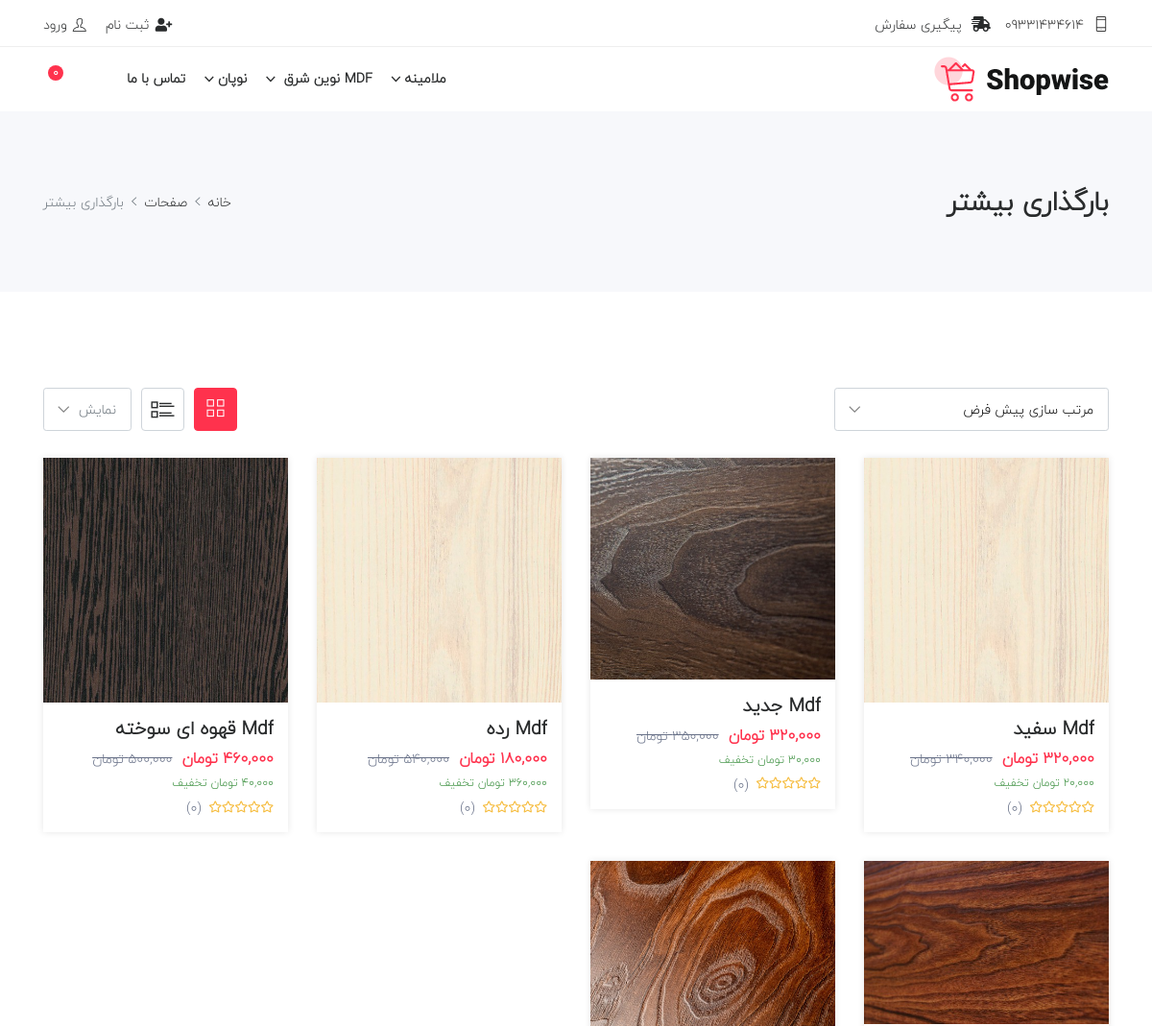
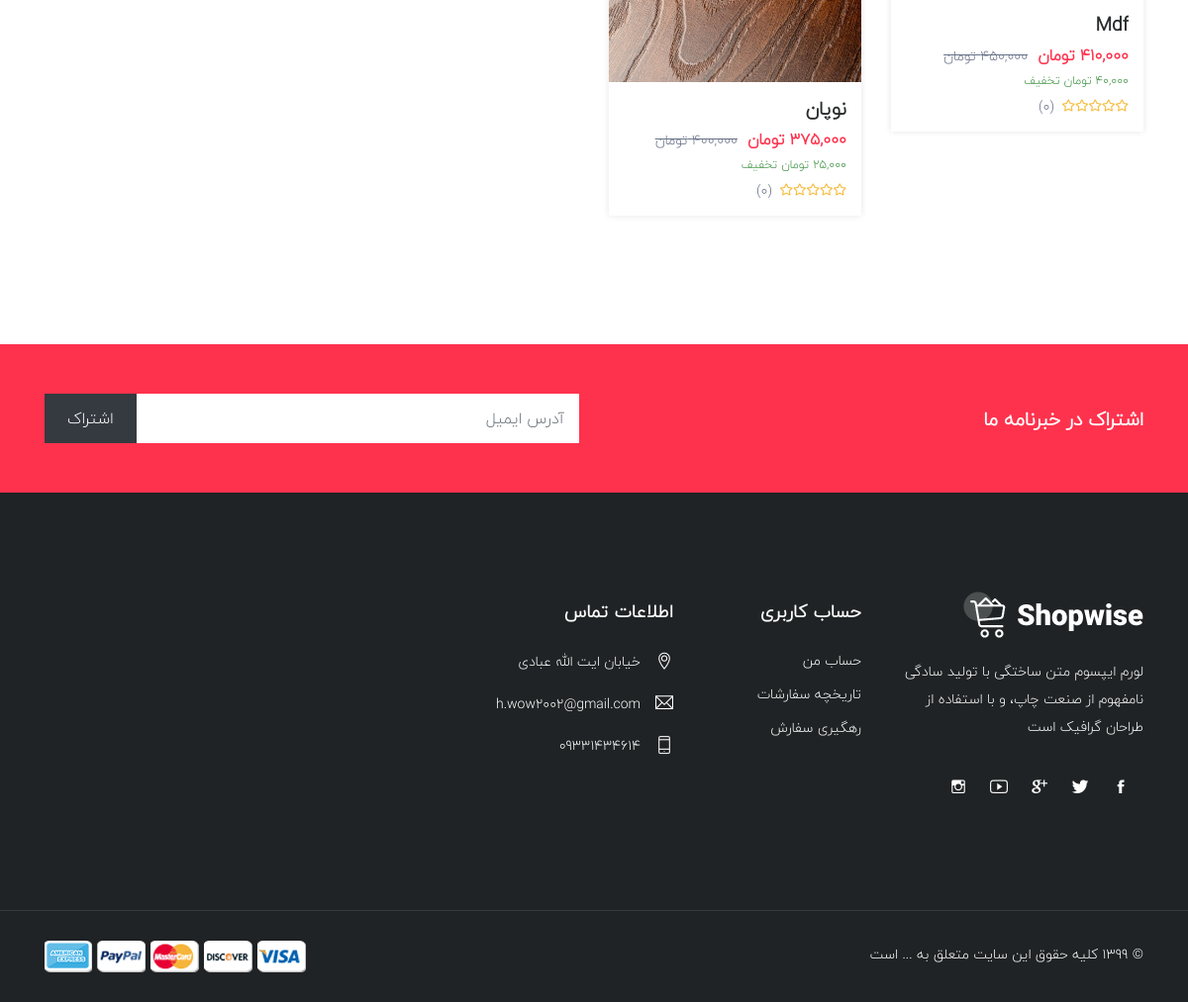
The page /shop-load-more.php?name_pr=34 on the database its author committed (2 pictures, top to bottom).
### tables this page shows
CREATE TABLE IF NOT EXISTS `contact` (
  `id` int(11) NOT NULL AUTO_INCREMENT,
  `phone` varchar(1111) NOT NULL,
  `email` varchar(111) NOT NULL,
  `address` varchar(111) NOT NULL,
  PRIMARY KEY (`id`)
);

CREATE TABLE IF NOT EXISTS `cat` (
  `id` int(11) NOT NULL AUTO_INCREMENT,
  `name` varchar(111) NOT NULL,
  `subcat` int(250) NOT NULL,
  PRIMARY KEY (`id`)
);

CREATE TABLE IF NOT EXISTS `product` (
  `id` int(11) NOT NULL AUTO_INCREMENT,
  `name` varchar(111) NOT NULL,
  `price` int(111) NOT NULL,
  `discount` varchar(111) NOT NULL,
  `select` varchar(111) NOT NULL,
  `explanation_mini` text,
  `explanation_All` text,
  `images` varchar(111) NOT NULL,
  `date` varchar(222) NOT NULL,
  `count_product` int(11) NOT NULL,
  `Exclusive` int(11) DEFAULT NULL,
  PRIMARY KEY (`id`)
);

### shop-load-more.php (the view, shortened to what the rows shown need)
<?php include "header-UserPanel.php";
include "connect.php";
?>
    <div class="breadcrumb_section bg_gray page-title-mini">
        <div class="container">
            <div class="row align-items-center">
                <div class="col-md-6">
                    <div class="page-title">
                        <h1>بارگذاری بیشتر</h1>
                    </div>
                </div>
            </div>
        </div>
    </div>
    <div class="main_content">
        <div class="section">
            <div class="container">
                <div class="row">
                    <div class="col-12">
                        <div class="row shop_container loadmore" id="show-load-more-order" data-item="8"
                             data-item-show="4" data-finish-message="مورد دیگری برای نمایش وجود ندارد"
                             data-btn="بارگذاری بیشتر">
                            <?php
                            if (isset($_GET["name_pr"])) {
                                $sql = "select * from `product` where `select`=?";
                                $result = $connect->prepare($sql);
                                $result->bindValue(1, $_GET["name_pr"]);
                                $result->execute();
                                $rows = $result->fetchAll(PDO::FETCH_ASSOC);
                                foreach ($rows as $row) {
                                    $Last_Price = $row["price"] - $row["discount"];
                                    $sql6 = "SELECT * FROM `vote` where id_product = ? AND `state` = 1 ";
                                    $result6 = $connect->prepare($sql6);
                                    $result6->bindValue(1, $row["id"]);
                                    $result6->execute();
                                    $count_vote = $result6->rowCount();
                                    echo '
                            <div class="col-lg-3 col-md-4 col-6 grid_item">
                        <div class="product">
                            <div class="product_img">
                                <a href="shop-product-detail.php">
                                    <img src="admin/product/' . $row["images"] . '" alt="product_img1">
                                </a>
                                <div class="product_action_box">
                                    <ul class="list_none pr_action_btn">
                                        <li class="add-to-cart"><a href="#"><i class="icon-basket-loaded"></i> افزودن به سبد خرید</a></li>
                                    </ul>
                                </div>
                            </div>
                            <div class="product_info">
                                <h6 class="product_title"><a href="shop-product-detail.php?id_pr=' . $row["id"] . '">' . $row["name"] . '</a></h6>
                                <div class="product_price">
                                    <span class="price price_font_bg">' . number_format($Last_Price) . ' تومان</span>
                                    <del>' . number_format($row["price"]) . ' تومان</del>
                                    <div class="on_sale">
                                        <span>' . number_format($row["discount"]) . '  تومان تخفیف</span>
                                    </div>
                                </div>
                                <div class="rating_wrap">
                                    <div class="rating">
                                    ';
                                    echo '
                                    </div>
                                    <span class="rating_num">(' . $count_vote . ')</span>
                                </div>
                                <div class="pr_desc">
                                    <p>' . $row["explanation_mini"] . '</p>
                                </div>
                                <div class="pr_switch_wrap">
                               <!--     <div class="product_color_switch">
                                        <span class="active" data-color="#87554B"></span>
                                        <span data-color="#333333"></span>
                                        <span data-color="#DA323F"></span>
                                    </div> --->
                                </div>
                                <div class="list_product_action_box">
                                    <ul class="list_none pr_action_btn">
                                        <li class="add-to-cart"><a href="shop-product-detail.php?id_pr=' . $row["id"] . '"><i class="icon-basket-loaded"></i> مشاهده جزئیات</a></li>
                                    </ul>
                                </div>
                            </div>
                        </div>
                    </div>
                            ';
                                }
                            }
                            ?>
                        </div>
                    </div>
                </div>
            </div>
        </div>
    </div>
<?php include "footer-UserPanel.php"; ?>

### header-UserPanel.php (shortened to what the rows shown need)
<?php
include "connect.php";
?>
<!DOCTYPE html>
<php lang="en">
<head>
    <link rel="stylesheet" href="assets/css/animate.css">
    <link rel="stylesheet" href="assets/bootstrap/css/bootstrap.min.css">
    <link rel="stylesheet" href="assets/css/all.min.css">
    <link rel="stylesheet" href="assets/css/ionicons.min.css">
    <link rel="stylesheet" href="assets/css/themify-icons.css">
    <link rel="stylesheet" href="assets/css/linearicons.css">
    <link rel="stylesheet" href="assets/css/flaticon.css">
    <link rel="stylesheet" href="assets/css/simple-line-icons.css">
    <link rel="stylesheet" href="assets/owlcarousel/css/owl.carousel.min.css">
    <link rel="stylesheet" href="assets/owlcarousel/css/owl.theme.css">
    <link rel="stylesheet" href="assets/owlcarousel/css/owl.theme.default.min.css">
    <link rel="stylesheet" href="assets/css/magnific-popup.css">
    <link rel="stylesheet" href="assets/css/jquery-ui.css">
    <link rel="stylesheet" href="assets/css/slick.css">
    <link rel="stylesheet" href="assets/css/slick-theme.css">
    <link rel="stylesheet" href="assets/css/style.css">
    <link rel="stylesheet" href="assets/css/responsive.css">
    <link rel="stylesheet" href="assets/css/rtl-style.css">
</head>
<body dir="rtl">
<header class="header_wrap fixed-top header_with_topbar">
    <div class="top-header">
        <div class="container">
            <div class="row align-items-center">
                <div class="col-md-6">
                    <div class="d-flex align-items-center justify-content-center justify-content-md-start">
                        <?php
                        $sql0="SELECT * FROM `contact`";
                        $result0=$connect->query($sql0);
                        $data0=$result0->fetch(PDO::FETCH_OBJ);
                        ?>
                        <ul class="contact_detail text-center text-lg-left">
                            <li><i class="ti-mobile"></i><span><?php echo $data0->phone ?></span></li>
                        </ul>
                    </div>
                </div>
            </div>
        </div>
    </div>
    <div class="bottom_header dark_skin main_menu_uppercase">
        <div class="container">
            <nav class="navbar navbar-expand-lg">
                <div class="collapse navbar-collapse justify-content-end" id="navbarSupportedContent">
                    <ul class="navbar-nav">
                    <?php
                    $sql="select * from `cat` where `subcat` = 0";
                    $result=$connect->query($sql);
                    $rows=$result->fetchAll(PDO::FETCH_ASSOC);
                    foreach ($rows as $row)
                    {
                        echo '
                          <li class="dropdown">
                            <a data-time='.$row["id"].' class="dropdown-toggle nav-link" href="#" data-toggle="dropdown">'.$row["name"].'</a>
                            <div class="dropdown-menu">
                          <ul>
                        ';
                    echo '
                        </ul>
                            </div>
                        </li>
                    ';
                    }
                        ?>
                    </ul>
                </div>
            </nav>
        </div>
    </div>
</header>

### footer-UserPanel.php (shortened to what the rows shown need)
<footer class="footer_dark">
    <div class="footer_top">
        <div class="container">
            <div class="row">
                <?php
                include "connect.php";
                $sql="select * from `contact`";
                $result=$connect->query($sql);
                $data=$result->fetch(PDO::FETCH_OBJ);
                ?>
                <div class="col-lg-3 col-md-4 col-sm-6">
                    <div class="widget">
                        <ul class="contact_info contact_info_light">
                            <li>
                                <i class="ti-location-pin"></i>
                                <p><?php if ($data == null){echo '';}else{echo $data->address;} ?></p>
                            </li>
                            <li>
                                <i class="ti-email"></i>
                                <a href="mailto:<?php if ($data == null){echo '';}else{echo $data->email;} ?>"><?php if ($data == null){echo '';}else{echo $data->email;} ?></a>
                            </li>
                            <li>
                                <i class="ti-mobile"></i>
                                <p><?php if ($data == null){echo '';}else{echo $data->phone;} ?></p>
                            </li>
                        </ul>
                    </div>
                </div>
            </div>
        </div>
    </div>
</footer>
</body>
</php>

### rows shown on the page
contact: phone "09331434614", address "خیابان ایت الله عبادی", email "h.wow2002@gmail.com"
cat: name "ملامینه"
cat: name "MDF نوین شرق"
cat: name "نوپان"
product: name "Mdf سفید", price "340,000", count_vote "0"
product: name "Mdf جدید", price "350,000", discount "30,000", count_vote "0"
product: name "Mdf رده", Last_Price "180,000", price "540,000", count_vote "0"
product: name "Mdf قهوه ای سوخته", price "500,000", count_vote "0"
product: name "Mdf", Last_Price "410,000", price "450,000", count_vote "0"
product: name "نوپان", Last_Price "375,000", price "400,000", count_vote "0"
